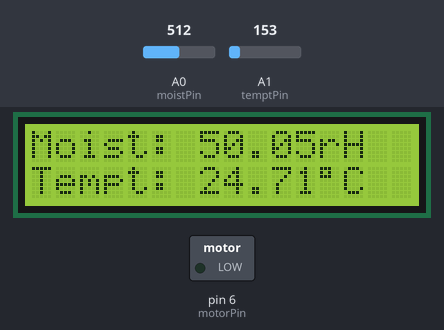
A sketch run on a simulated Arduino Uno, built with avr-gcc and run on an emulated ATmega328P. Parts: 16×2 character LCD, switched loads named in the sketch (green lamp = pin HIGH). Inputs (shaded band) come from the test bench; at power-on: A1 (temptPin) = 153, A0 (moistPin) = 512.

Above: at 1.2 s.
1.3 s: A1 (temptPin) set to 165
At 3.2 s:
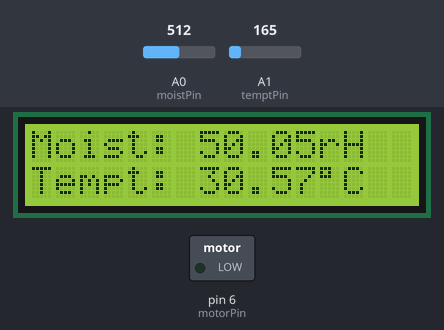
4.0 s: A0 (moistPin) set to 716
At 4.9 s:
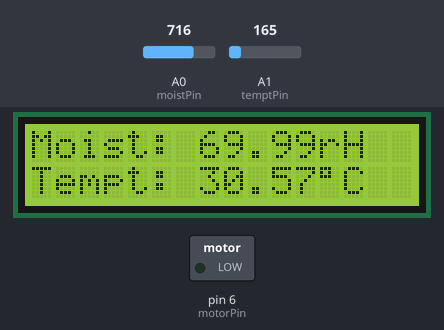
6.7 s: A1 (temptPin) set to 175
At 8.5 s:
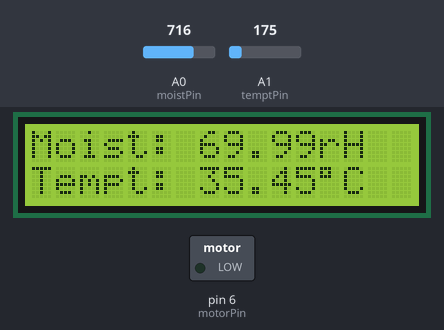
9.5 s: A0 (moistPin) set to 900
At 11.4 s:
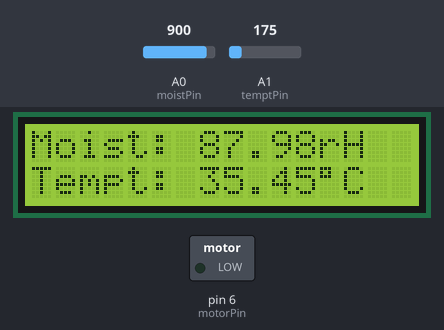
12.2 s: A1 (temptPin) set to 191
At 15.0 s:
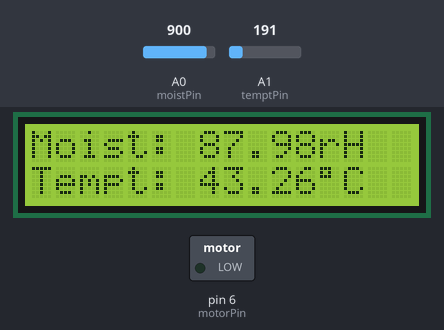
15.6 s: A0 (moistPin) set to 1023
At 16.7 s:
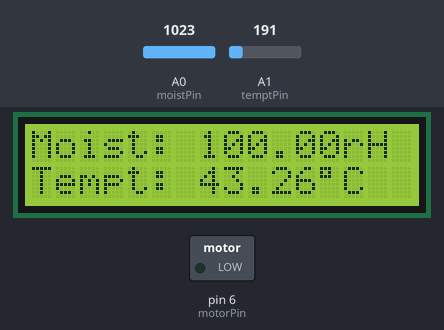
Timing chart, 0 to 18.6 s (numbered marks = the images above; inputs shaded):
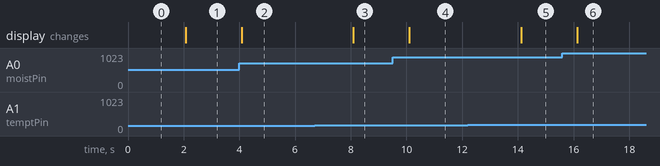

Measured:
- after the input at 1.3 s, the display: changes after 0.78 s (image 1)
- after the input at 4.0 s, the display: changes after 0.08 s (image 2)
- after the input at 6.7 s, the display: changes after 1.4 s (image 3)
- after the input at 9.5 s, the display: changes after 0.60 s (image 4)
- after the input at 12.2 s, the display: changes after 1.9 s (image 5)
- after the input at 15.6 s, the display: changes after 0.52 s (image 6)

The sketch:

Task2.ino
```cpp
#include <LiquidCrystal.h>

#define moistPin A0
#define temptPin A1
#define motorPin 6

LiquidCrystal lcd(3, 5, 9, 10, 11, 12);
float Vin = 5;
float volume;
float moisture;
float miliVolt;
float tempt;

void setup(){
  Serial.begin(9600);
  lcd.begin(16, 2);
  pinMode(motorPin, OUTPUT);
}

void loop(){
  readSensors();
  lcdPrint();
  delay(2000);
}

void readSensors(){
  volume = analogRead(moistPin);
  moisture = (volume/1023)*100;

  miliVolt = analogRead(temptPin)*Vin/1024;
  tempt = (miliVolt - 0.5)*100;
}

void serialPrint(){
  Serial.println((String)"Moist: " + moisture + "rH");
  Serial.println((String)"Tempt: " + tempt + char(176) + "C");
}

void lcdPrint(){
  lcd.clear();
  lcd.print((String)"Moist: " + moisture + "rH");
  lcd.setCursor(0,1);
  lcd.print((String)"Tempt: " + tempt + char(223) + "C");
}
```
